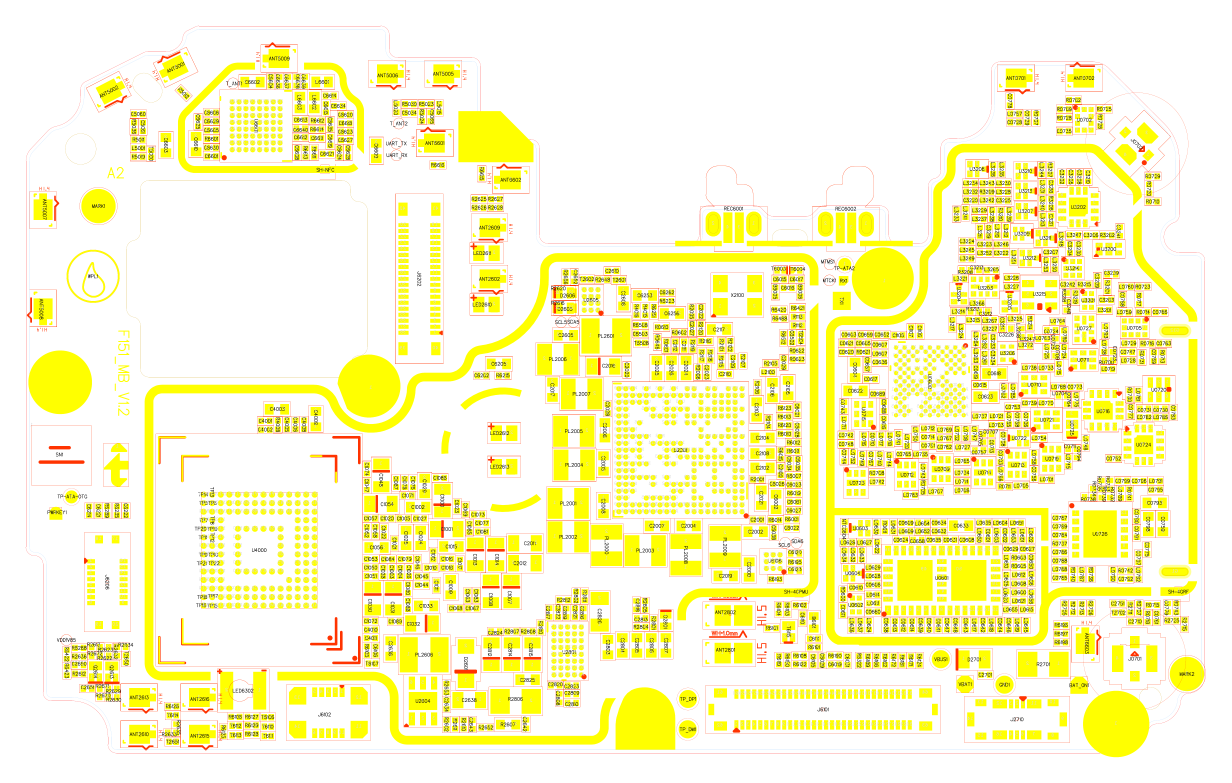
#> input picture assets/board-atlas/km4-f151/main-point-map-page-2.png, 6159 x 3914 px (shown at 1/5 size)
$ python extract_point_map_geometry.py
#> lines starting #> are read from the running program, lines starting #| are printed output that depends on the picture; after the words box and inside, x2 and y2 are one past the last pixel; in counts of white or black regions, pixels touching at a corner belong together
import json
import sys
from pathlib import Path

import numpy as np
from PIL import Image


def connected_regions(mask, minimum_pixels=20):
    height, width = mask.shape
    seen = np.zeros_like(mask, dtype=bool)
    regions = []
    for y, x in zip(*np.where(mask)):
        if seen[y, x]:
            continue
        stack = [(int(y), int(x))]
        seen[y, x] = True
        xs, ys = [], []
        while stack:
            current_y, current_x = stack.pop()
            xs.append(current_x)
            ys.append(current_y)
            for dy, dx in ((1, 0), (-1, 0), (0, 1), (0, -1)):
                next_y, next_x = current_y + dy, current_x + dx
                if 0 <= next_y < height and 0 <= next_x < width and mask[next_y, next_x] and not seen[next_y, next_x]:
                    seen[next_y, next_x] = True
                    stack.append((next_y, next_x))
        if len(xs) >= minimum_pixels:
            regions.append({
                "pixels": len(xs),
                "points": list(zip(xs, ys)),
                "x": min(xs),
                "y": min(ys),
                "width": max(xs) - min(xs) + 1,
                "height": max(ys) - min(ys) + 1,
            })
    return sorted(regions, key=lambda region: region["pixels"], reverse=True)


def convex_hull(points):
    unique = sorted(set(points))
    if len(unique) <= 2:
        return unique

    def cross(origin, a, b):
        return (a[0] - origin[0]) * (b[1] - origin[1]) - (a[1] - origin[1]) * (b[0] - origin[0])

    lower = []
    for point in unique:
        while len(lower) >= 2 and cross(lower[-2], lower[-1], point) <= 0:
            lower.pop()
        lower.append(point)
    upper = []
    for point in reversed(unique):
        while len(upper) >= 2 and cross(upper[-2], upper[-1], point) <= 0:
            upper.pop()
        upper.append(point)
    return lower[:-1] + upper[:-1]


def normalize_regions(regions, image_width, image_height):
    normalized = []
    for region in regions:
        width_ratio = region["width"] / image_width
        height_ratio = region["height"] / image_height
        area_ratio = width_ratio * height_ratio
        aspect = max(region["width"] / region["height"], region["height"] / region["width"])
        occupancy = region["pixels"] / (region["width"] * region["height"])
        if region["width"] < 4 or region["height"] < 4 or area_ratio > 0.20 or aspect > 18 or occupancy < 0.025:
            continue
        category = "shield_region" if area_ratio > 0.015 else "source_geometry"
        normalized_region = {
            "geometry_id": f"PM2-GEO-{len(normalized) + 1:03d}",
            "category": category,
            "center": {
                "x": round((region["x"] + region["width"] / 2) / image_width, 6),
                "y": round((region["y"] + region["height"] / 2) / image_height, 6),
            },
            "size": {
                "x": round(width_ratio, 6),
                "y": round(height_ratio, 6),
            },
            "source_pixels": region["pixels"],
            "source": "point_map_red_engineering_layer",
            "semantic_status": "unresolved_geometry",
        }
        if category == "shield_region":
            points = region.get("points") or [
                (region["x"], region["y"]),
                (region["x"] + region["width"] - 1, region["y"]),
                (region["x"] + region["width"] - 1, region["y"] + region["height"] - 1),
                (region["x"], region["y"] + region["height"] - 1),
            ]
            normalized_region["polygon"] = [
                [round(x / image_width, 6), round(y / image_height, 6)]
                for x, y in convex_hull(points)
            ]
        normalized.append(normalized_region)
    return normalized


def extract(image_path):
    image = np.asarray(Image.open(image_path).convert("RGB"))
    red = (image[:, :, 0] > 210) & (image[:, :, 1] < 170) & (image[:, :, 2] < 170) & ((image[:, :, 0] - image[:, :, 1]) > 70)
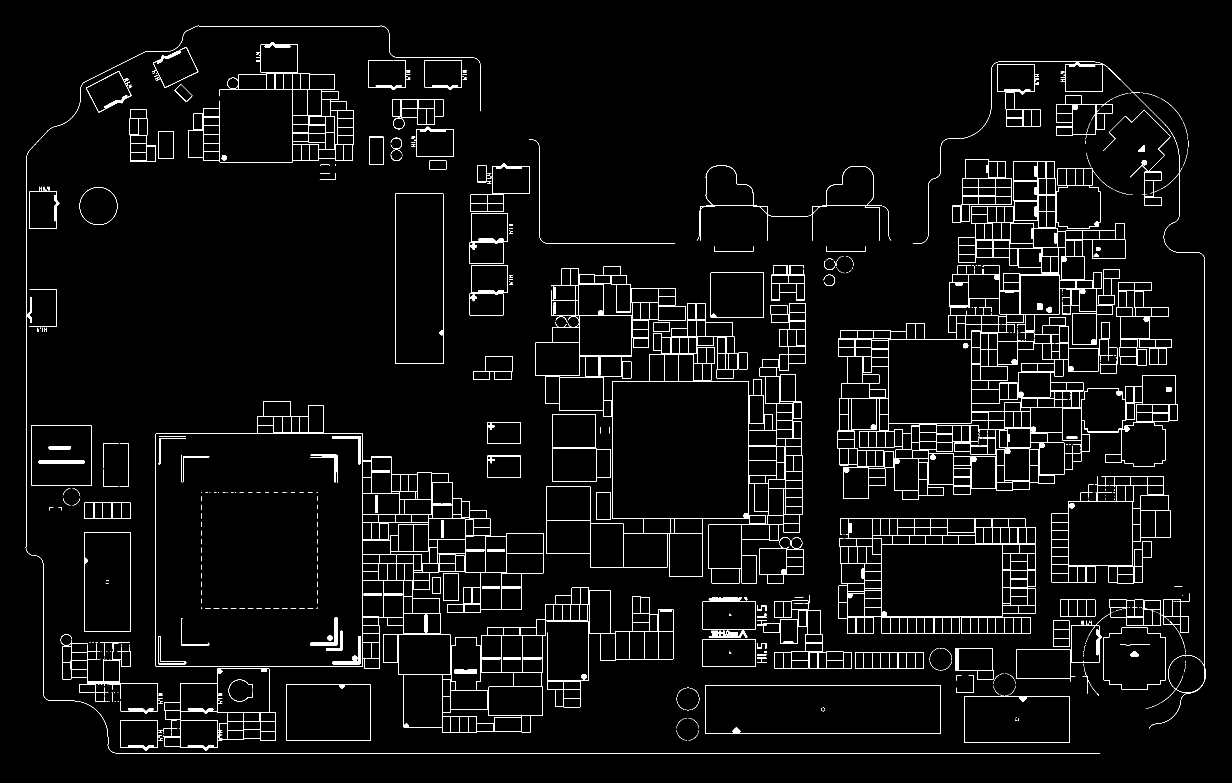
#> red: shape (3914, 6159) bool (shown at 1/5 size); 1.8% white; 1246 white regions (800 under 20 px), largest, box (x1, y1, x2, y2) and area: (4189, 808, 5889, 2497) 56711, (2679, 1332, 4011, 2917) 34914, (779, 2009, 2717, 3342) 25513
    regions = connected_regions(red)
#> the loop in connected_regions, `for y, x in zip(*np.where(mask)):` made 424001 passes
#> (y, x) on passes 1 to 3: (129, 989), (129, 990), (129, 991)
#> after the loop in connected_regions, `for y, x in zip(*np.where(mask)):`: regions = 456 items
#> regions = 456 items
    return normalize_regions(regions, image.shape[1], image.shape[0])
#> the loop in normalize_regions, `for region in regions:` made 456 passes
#> (width_ratio, height_ratio, area_ratio, aspect, occupancy, category) on passes 35, 56: (0.0183, 0.00511, 9.38e-05, 5.65, 0.972, 'source_geometry'), (0.018, 0.00434, 7.83e-05, 6.53, 0.968, 'source_geometry')
#> after the loop in normalize_regions, `for region in regions:`: normalized = 323 items


def main():
    root = Path(__file__).resolve().parents[1]
    source = root / "assets/board-atlas/km4-f151/main-point-map-page-2.png"
    target = root / "knowledge-base/km4-point-map-geometry.json"
    geometry = extract(source)
#> geometry = 323 items
    payload = {
        "geometry_set_id": "KM4-F151-MAIN-PAGE2-RASTER-GEOMETRY-20260713",
        "coordinate_system": "normalized_board_plane",
        "source_image": str(source.relative_to(root)).replace("\\", "/"),
        "method": "red_engineering_layer_connected_regions",
        "limitations": "Geometry only. Designators remain unresolved unless linked by reviewed source evidence.",
        "regions": geometry,
    }
    target.write_text(json.dumps(payload, indent=2, ensure_ascii=False) + "\n", encoding="utf-8")
    print(f"Extracted {len(geometry)} source geometry regions to {target.relative_to(root)}")
#| Extracted 323 source geometry regions to knowledge-base/km4-point-map-geometry.json
    return 0


if __name__ == "__main__":
    sys.exit(main())
#> (the program exits here)

$ run again, with assets/board-atlas/km4-f151/main-point-map-page-1.png copied over assets/board-atlas/km4-f151/main-point-map-page-2.png
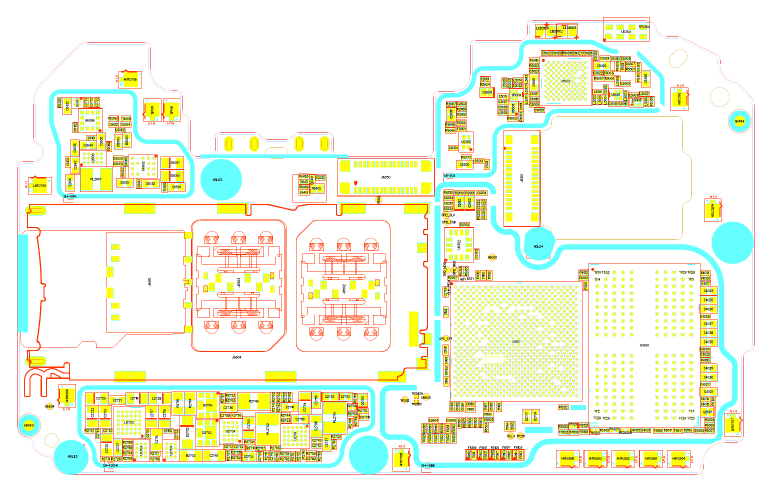
#> input picture assets/board-atlas/km4-f151/main-point-map-page-1.png, 1543 x 984 px (shown at 1/2 size)
#> in extract, `red = (image[:, :, 0] > 210) & (image[:, :, 1] < 170) & (image[:, :, 2..`:
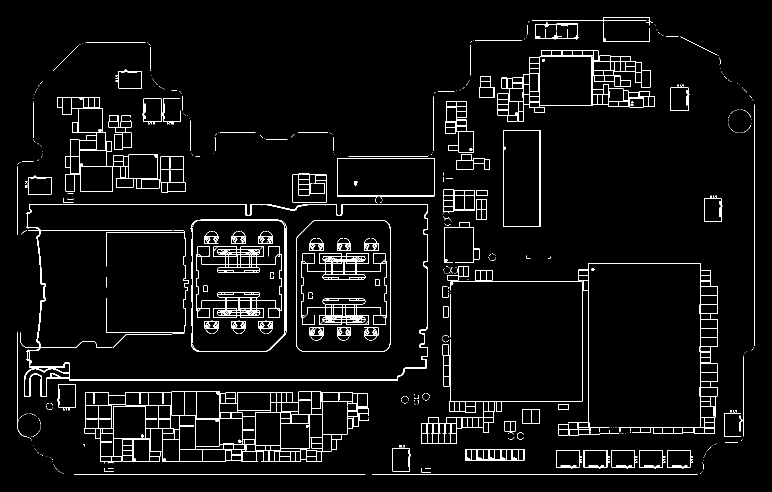
#> red: shape (984, 1543) bool (shown at 1/2 size); 3.8% white in thin lines or dots, all inside (x1, y1, x2, y2) = (34, 34, 1509, 950)
#> the loop in connected_regions, `for y, x in zip(*np.where(mask)):` made 57195 passes
#> after the loop in connected_regions, `for y, x in zip(*np.where(mask)):`: regions = 141 items
#> the loop in normalize_regions, `for region in regions:` made 141 passes
#> (width_ratio, height_ratio, area_ratio, aspect, occupancy, category) on passes 1, 3, 4, 5, 6, 8, 10: (0.369, 0.146, 0.054, 3.95, 0.0904, 'shield_region'), (0.207, 0.351, 0.0725, 1.08, 0.0283, 'shield_region'), (0.111, 0.145, 0.0162, 1.2, 0.117, 'shield_region'), (0.203, 0.133, 0.0271, 2.4, 0.0623, 'shield_region'), (0.133, 0.193, 0.0257, 1.08, 0.0591, 'shield_region'), (0.142, 0.0762, 0.0108, 2.92, 0.0787, 'source_geometry'), (0.0959, 0.0427, 0.00409, 3.52, 0.174, 'source_geometry')
#> after the loop in normalize_regions, `for region in regions:`: normalized = 86 items
#| Extracted 86 source geometry regions to knowledge-base/km4-point-map-geometry.json
